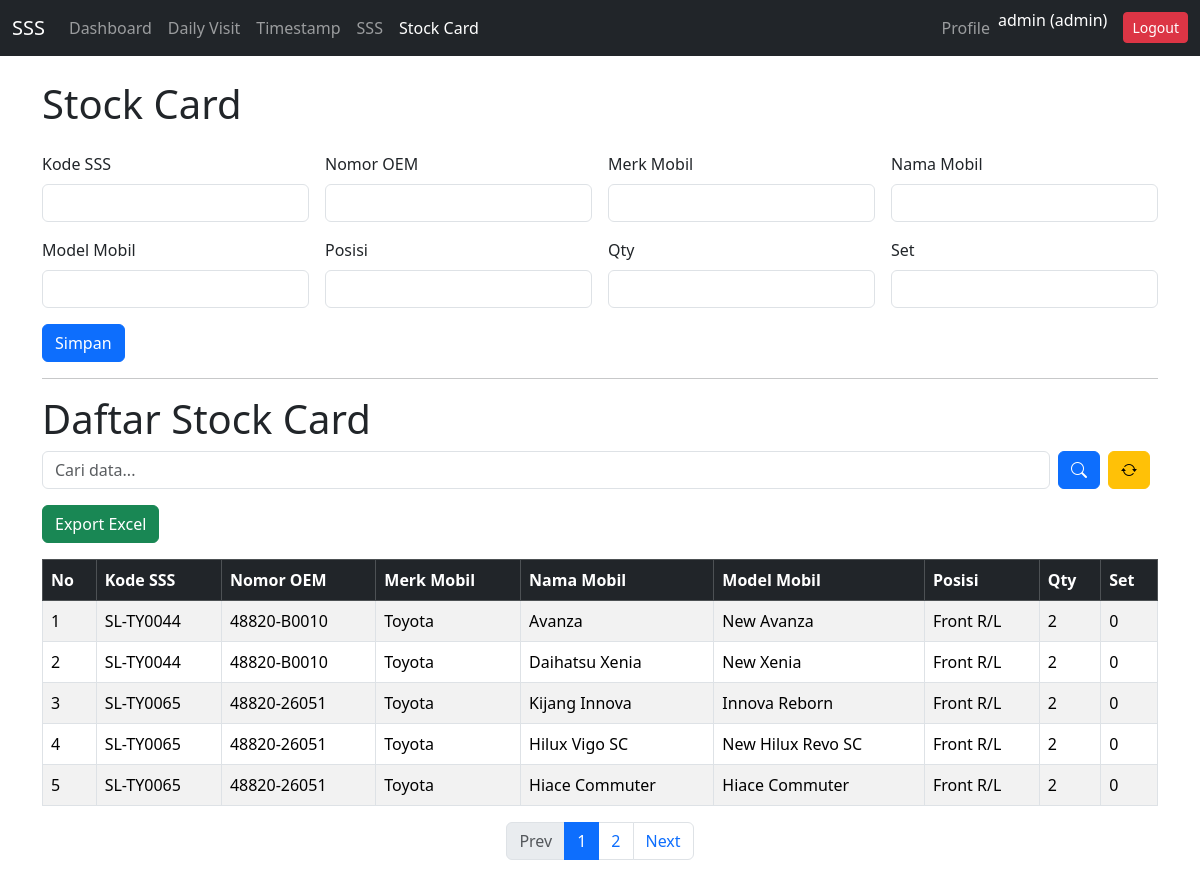
Screenshot of /stockcard.php (signed in) with the database file from the repository.
### tables this page shows
CREATE TABLE `stock_card_ichiban` (
  `id` int(11) NOT NULL,
  `kode_ichiban` varchar(100) NOT NULL,
  `nomor_oem` varchar(100) DEFAULT NULL,
  `merk_mobil` varchar(100) DEFAULT NULL,
  `nama_mobil` varchar(100) DEFAULT NULL,
  `model_mobil` varchar(100) DEFAULT NULL,
  `posisi` varchar(100) DEFAULT NULL,
  `qty` int(11) DEFAULT NULL,
  `set` int(11) DEFAULT NULL,
  `created_at` timestamp NOT NULL DEFAULT current_timestamp()
);

### stockcard.php (the view, shortened to what this page needs)
<?php
include 'config.php';
$limit = 5;
$page = isset($_GET['page']) ? intval($_GET['page']) : 1;
$start = ($page - 1) * $limit;
$search = isset($_GET['search']) ? trim($_GET['search']) : "";
$where = "";
$params = [];
$types = "";
if ($where) {
    $stmt = $conn->prepare("SELECT * FROM stock_card_ichiban $where LIMIT ?, ?");
    $types .= "ii";
    $params[] = $start;
    $params[] = $limit;
    $stmt->bind_param($types, ...$params);
} else {
    $stmt = $conn->prepare("SELECT * FROM stock_card_ichiban LIMIT ?, ?");
    $stmt->bind_param("ii", $start, $limit);
}
$stmt->execute();
$result = $stmt->get_result();
$rows = $result->fetch_all(MYSQLI_ASSOC);
if ($where) {
    $stmt = $conn->prepare("SELECT COUNT(*) AS total FROM stock_card_ichiban $where");
    $stmt->bind_param("ssssss", ...array_fill(0, 6, $param));
} else {
    $stmt = $conn->prepare("SELECT COUNT(*) AS total FROM stock_card_ichiban");
}
$stmt->execute();
$total = $stmt->get_result()->fetch_assoc()['total'];
$pages = ceil($total / $limit);
?>
<!DOCTYPE html>
<html lang="id">
<head>
  <link href="https://cdn.jsdelivr.net/npm/bootstrap@5.3.2/dist/css/bootstrap.min.css" rel="stylesheet">
  <link rel="stylesheet" href="https://cdn.jsdelivr.net/npm/bootstrap-icons@1.13.1/font/bootstrap-icons.min.css">
</head>
<body>
<nav class="navbar navbar-expand-lg navbar-dark bg-dark mb-4">
  <div class="container-fluid">
    <a class="navbar-brand" href="dashboard.php">SSS</a>
    <div class="collapse navbar-collapse" id="navbarNav">
      <ul class="navbar-nav me-auto">
        <li class="nav-item"><a class="nav-link" href="dashboard.php">Dashboard</a></li>
        <li class="nav-item"><a class="nav-link" href="daily_visit.php">Daily Visit</a></li>
        <li class="nav-item"><a class="nav-link" href="timestamp.php">Timestamp</a></li>
        <li class="nav-item"><a class="nav-link" href="ichiban.php">SSS</a></li>
        <li class="nav-item"><a class="nav-link active" href="stockcard.php">Stock Card</a></li>
      </ul>
      <ul class="navbar-nav">
        <?php if (isset($_SESSION['username'])): ?>
        <li class="nav-item">
          <a class="nav-link" href="profile.php">
            Profile
          </a>
        </li>
        <li class="nav-item">
          <span class="navbar-text text-white me-3"><?= htmlspecialchars($_SESSION['username']); ?> (<?= htmlspecialchars($_SESSION['role']); ?>)</span>
        </li>
        <li class="nav-item">
          <a class="btn btn-danger btn-sm mt-1" href="logout.php">Logout</a>
        </li>
        <?php else: ?>
        <li class="nav-item">
          <a class="btn btn-success btn-sm mt-1" href="login.php">Login</a>
        </li>
        <?php endif; ?>
      </ul>
    </div>
  </div>
</nav>
<div class="container">
  <h1 class="mb-4">Stock Card</h1>
  <form method="POST" class="row g-3 mb-3">
    <div class="col-md-3"><label class="form-label">Kode SSS</label><input type="text" name="kode_ichiban" class="form-control" required></div>
    <div class="col-md-3"><label class="form-label">Nomor OEM</label><input type="text" name="nomor_oem" class="form-control" required></div>
    <div class="col-md-3"><label class="form-label">Merk Mobil</label><input type="text" name="merk_mobil" class="form-control" required></div>
    <div class="col-md-3"><label class="form-label">Nama Mobil</label><input type="text" name="nama_mobil" class="form-control" required></div>
    <div class="col-md-3"><label class="form-label">Model Mobil</label><input type="text" name="model_mobil" class="form-control" required></div>
    <div class="col-md-3"><label class="form-label">Posisi</label><input type="text" name="posisi" class="form-control" required></div>
    <div class="col-md-3"><label class="form-label">Qty</label><input type="number" name="qty" class="form-control"></div>
    <div class="col-md-3"><label class="form-label">Set</label><input type="number" name="set" class="form-control"></div>
    <div class="col-md-12"><button type="submit" name="submit" class="btn btn-primary">Simpan</button></div>
  </form>
  <hr>
  <h1>Daftar Stock Card</h1>
  <form method="GET" class="mb-3 d-flex">
    <input type="text" name="search" class="form-control me-2" placeholder="Cari data..." value="<?= htmlspecialchars($search) ?>">
    <button type="submit" class="btn btn-primary me-2"><i class="bi bi-search"></i></button>
    <a href="stockcard.php" class="btn btn-warning me-2"><i class="bi bi-arrow-repeat"></i></a>
  </form>
  <a href="stockcard.php?export=1" class="btn btn-success mb-3">Export Excel</a>
  <div class="table-responsive">
    <table class="table table-bordered table-striped">
      <thead class="table-dark">
        <tr>
          <th>No</th>
          <th>Kode SSS</th>
          <th>Nomor OEM</th>
          <th>Merk Mobil</th>
          <th>Nama Mobil</th>
          <th>Model Mobil</th>
          <th>Posisi</th>
          <th>Qty</th>
          <th>Set</th>
        </tr>
      </thead>
      <tbody>
        <?php if ($rows): $no = $start + 1; foreach ($rows as $row): ?>
        <tr>
          <td><?= $no++ ?></td>
          <td><?= htmlspecialchars($row['kode_ichiban']) ?></td>
          <td><?= htmlspecialchars($row['nomor_oem']) ?></td>
          <td><?= htmlspecialchars($row['merk_mobil']) ?></td>
          <td><?= htmlspecialchars($row['nama_mobil']) ?></td>
          <td><?= htmlspecialchars($row['model_mobil']) ?></td>
          <td><?= htmlspecialchars($row['posisi']) ?></td>
          <td><?= htmlspecialchars($row['qty']) ?></td>
          <td><?= htmlspecialchars($row['set']) ?></td>
        </tr>
        <?php endforeach; else: ?>
        <tr><td colspan="9" class="text-center">Tidak ada data</td></tr>
        <?php endif; ?>
      </tbody>
    </table>
  </div>
  <nav>
    <ul class="pagination justify-content-center">
      <li class="page-item <?= ($page <= 1) ? 'disabled' : '' ?>">
        <a class="page-link" href="?page=<?= $page-1 ?>&search=<?= urlencode($search) ?>">Prev</a>
      </li>
      <?php for ($i = 1; $i <= $pages; $i++): ?>
        <li class="page-item <?= ($page == $i) ? 'active' : '' ?>">
          <a class="page-link" href="?page=<?= $i ?>&search=<?= urlencode($search) ?>"><?= $i ?></a>
        </li>
      <?php endfor; ?>
      <li class="page-item <?= ($page >= $pages) ? 'disabled' : '' ?>">
        <a class="page-link" href="?page=<?= $page+1 ?>&search=<?= urlencode($search) ?>">Next</a>
      </li>
    </ul>
  </nav>
</div>
</body>
</html>

### rows the page displays
stock_card_ichiban: kode_ichiban "SL-TY0044", nomor_oem "48820-B0010", merk_mobil "Toyota", nama_mobil "Avanza", model_mobil "New Avanza", posisi "Front R/L", qty "2", set "0"
stock_card_ichiban: kode_ichiban "SL-TY0044", nomor_oem "48820-B0010", merk_mobil "Toyota", nama_mobil "Daihatsu Xenia", model_mobil "New Xenia", posisi "Front R/L", qty "2", set "0"
stock_card_ichiban: kode_ichiban "SL-TY0065", nomor_oem "48820-26051", merk_mobil "Toyota", nama_mobil "Kijang Innova", model_mobil "Innova Reborn", posisi "Front R/L", qty "2", set "0"
stock_card_ichiban: kode_ichiban "SL-TY0065", nomor_oem "48820-26051", merk_mobil "Toyota", nama_mobil "Hilux Vigo SC", model_mobil "New Hilux Revo SC", posisi "Front R/L", qty "2", set "0"
stock_card_ichiban: kode_ichiban "SL-TY0065", nomor_oem "48820-26051", merk_mobil "Toyota", nama_mobil "Hiace Commuter", model_mobil "Hiace Commuter", posisi "Front R/L", qty "2", set "0"

### other values shown
$_SESSION['username'] "admin"
$_SESSION['role'] "admin"
